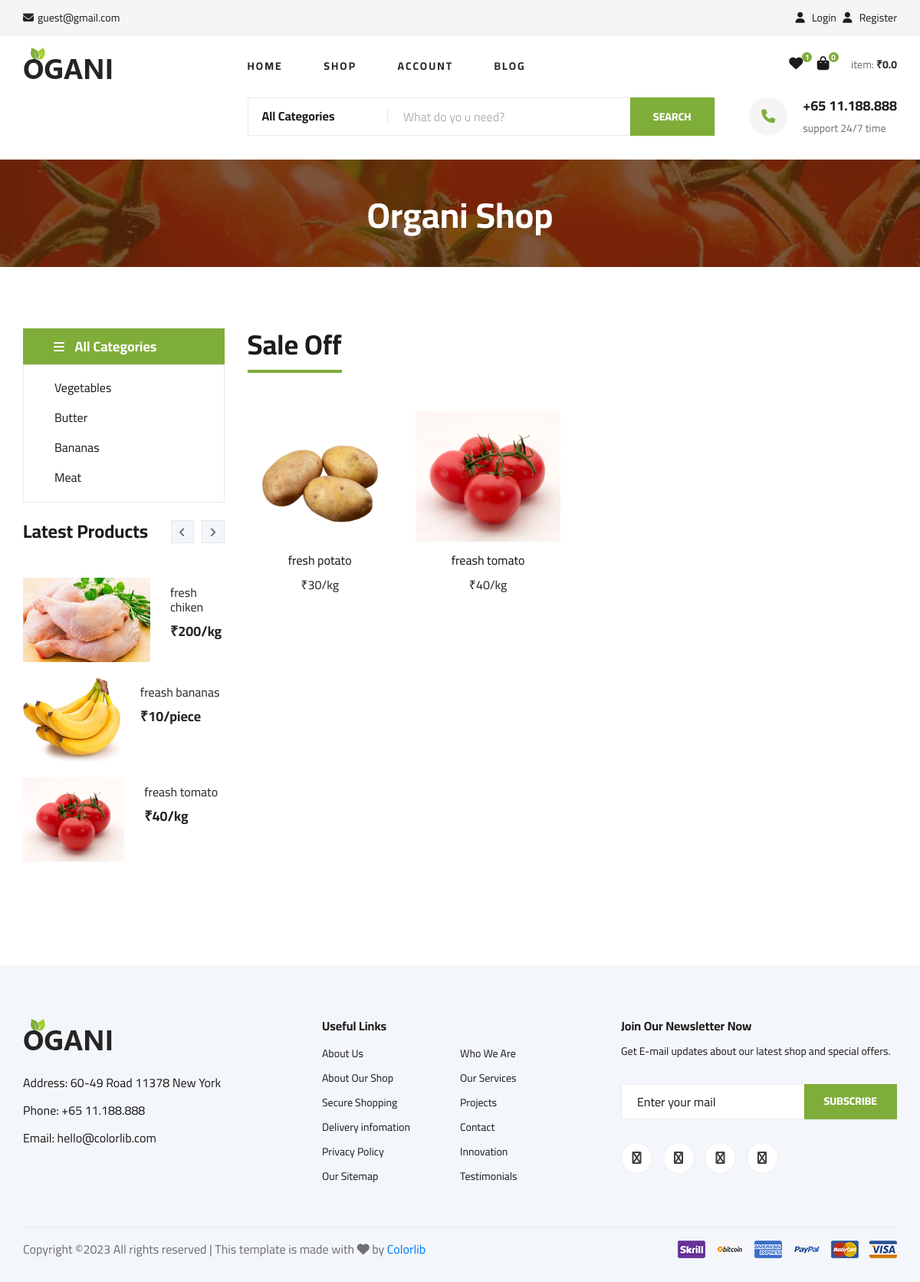
Screenshot of /shopping/Vegetables with the database file from the repository.
### myapp/models.py (models this page shows, shortened)
class BaseModel(models.Model):
    uid=models.UUIDField(default=uuid.uuid4,unique=True,editable=False)
    created_at=models.DateField(auto_now_add=True)
    updated_at=models.DateField(auto_now=True)
    class Meta:
        abstract=True

class Category(BaseModel):
    category_name=models.CharField(max_length=100)

class Products(BaseModel):
    category=models.ForeignKey(Category,on_delete=models.CASCADE,related_name='products_category')
    product_name=models.CharField(max_length=100)
    product_title=models.CharField(max_length=100)
    product_slug=models.SlugField(unique=True,verbose_name='auto_slug_generated',blank=True)
    product_desc=models.CharField(max_length=200)
    product_price=models.IntegerField(default=0)
    product_qy=models.IntegerField(default=1)
    product_img=models.ImageField(upload_to='products')

class Quantity(BaseModel):
    product=models.OneToOneField(Products,on_delete=models.CASCADE,related_name='product_quantity')
    product_type=models.CharField(choices=Quan,max_length=100)

### myapp/views.py (the view)
# urls.py: path('shopping/<slug:data>',category_wise_product,name='category_wise_product'),
def category_wise_product(request,data):
    category_obj=Category.objects.get(category_name=data)
    cat_obj=Category.objects.all()
    latest_productone=Products.objects.all().order_by('-id')[0:3]
    latest_product2=Products.objects.all().order_by('id')[0:3]
    product_objects=Products.objects.all()
    contex={
        'category_objs':cat_obj,
        'latest_productone':latest_productone,
        'latest_product2': latest_product2,
        'product_objects':product_objects,
        'cat_per_obj': category_obj,
    }
    return render(request,'caregory_wise_products.html',contex)

### myapp/templates/caregory_wise_products.html (shortened to what this page needs)
{% extends 'base.html' %}
{% load static %}
{% block content %}
    <section class="hero hero-normal">
        <div class="container">
            <div class="row">
                <div class="col-lg-3">
                </div>
                <div class="col-lg-9">
                    <div class="hero__search">
                        <div class="hero__search__form">
                            <form action="#">
                                <div class="hero__search__categories">
                                    All Categories
                                </div>
                                <input type="text" placeholder="What do yo u need?">
                                <button type="submit" class="site-btn">SEARCH</button>
                            </form>
                        </div>
                        <div class="hero__search__phone">
                            <div class="hero__search__phone__icon">
                                <i class="fa fa-phone"></i>
                            </div>
                            <div class="hero__search__phone__text">
                                <h5>+65 11.188.888</h5>
                                <span>support 24/7 time</span>
                            </div>
                        </div>
                    </div>
                </div>
            </div>
        </div>
    </section>
    <section class="breadcrumb-section set-bg" data-setbg="{% static 'img/breadcrumb.jpg' %}">
        <div class="container">
            <div class="row">
                <div class="col-lg-12 text-center">
                    <div class="breadcrumb__text">
                        <h2>Organi Shop</h2>
                    </div>
                </div>
            </div>
        </div>
    </section>
    <section class="product spad">
        <div class="container">
            <div class="row">
                <div class="col-lg-3 col-md-5">
                    <div class="sidebar">
                        <div class="hero__categories">
                            <div class="hero__categories__all">
                                <i class="fa fa-bars"></i>
                                <span>All Categories</span>
                            </div>
                            <ul>
                                {% for category_obj in category_objs %}
                                <li><a href="{{category_obj.category_name}}">{{category_obj.category_name}}</a></li>
                                {% endfor %}
                            </ul>
                        </div>
                        <br>
                        <div class="sidebar__item">
                            <div class="latest-product__text">
                                <h4>Latest Products</h4>
                                <div class="latest-product__slider owl-carousel">
                                    <div class="latest-prdouct__slider__item">
                                        {% for product in  latest_productone %}
                                        <a href="#" class="latest-product__item">
                                            <div class="latest-product__item__pic">
                                                <img src="{{product.product_img.url}}" alt="">
                                            </div>
                                            <div class="latest-product__item__text">
                                                <h6>{{product.product_title}}</h6>
                                                <span>₹{{product.product_price}}/{{product.product_quantity.product_type}}</span>
                                            </div>
                                        </a>
                                        {% endfor %}
                                    </div>
                                </div>
                            </div>
                        </div>
                    </div>
                </div>
                <div class="col-lg-9 col-md-7">
                    <div class="product__discount">
                        <div class="section-title product__discount__title">
                            <h2>Sale Off</h2>
                        </div>
                        <div class="row">
                            {% if cat_per_obj %}
                            {% if cat_per_obj.products_category.all %}
                            {% for product in cat_per_obj.products_category.all %}
                            <div class="col-lg-3 col-md-4 col-sm-4">
                                <div class="product__item">
                                    <div class="product__item__pic set-bg" data-setbg="{{product.product_img.url}}">
                                    </div>
                                    <div class="product__item__text">
                                        <h6>{{product.product_title}}</h6>
                                        <span>₹{{product.product_price}}/{{product.product_quantity.product_type}}</span>
                                    </div>
                                </div>
                            </div>
                            {% endfor %}
                            {% else %}
                            <h3 style="color: red;">No data found</h3>
                            {% endif %}
                            {% endif %}
                        </div>
                    </div>
                </div>
            </div>
        </div>
    </section>
    {% endblock %}

### myapp/templates/base.html (style rules this page uses)
.product__item__pic { height: 170px; }
.hero__categories__all:after { position: absolute; right: 18px; top: 9px; content:""; font-family: "ElegantIcons"; font-size: 18px; color: #ffffff; }

### rows the page displays
Category: category_name "Vegetables"
Category: category_name "Butter"
Category: category_name "Bananas"
Category: category_name "Meat"
Products: product_img (picture), product_title "fresh chiken", product_price "200", product_quantity.product_type "kg"
Products: product_img (picture), product_title "freash bananas", product_price "10", product_quantity.product_type "piece"
Products: product_img (picture), product_title "freash tomato", product_price "40", product_quantity.product_type "kg", shows a picture
Products: shows a picture, product_title "fresh potato", product_price "30", product_quantity.product_type "kg"
